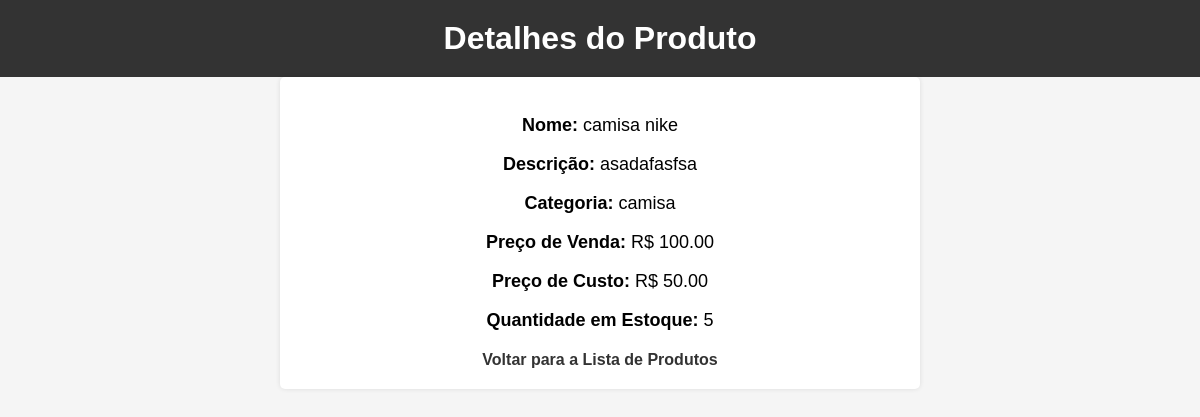
The page /estoque/produto/2/ on the database its author committed.
### estoque/models.py (models this page shows, shortened)
class Produto(models.Model):
    nome = models.CharField(max_length=255)
    descricao = models.TextField()
    categoria = models.ForeignKey(Categoria, on_delete=models.CASCADE)
    preco_venda = models.DecimalField(max_digits=10, decimal_places=2)
    preco_custo = models.DecimalField(max_digits=10, decimal_places=2)
    quantidade_estoque = models.IntegerField()

class Categoria(models.Model):
    nome = models.CharField(max_length=255)
    def __str__(self):
        return self.nome

### estoque/views.py (the view)
# urls.py: path('produto/<int:produto_id>/', views.detalhes_produto, name='detalhes_produto'),
def detalhes_produto(request, produto_id):
    produto = get_object_or_404(Produto, pk=produto_id)
    transacoes = TransacaoEstoque.objects.filter(produto=produto)
    return render(request, 'estoque/detalhes_produto.html', {'produto': produto, 'transacoes': transacoes})

### estoque/templates/estoque/detalhes_produto.html (shortened to what this page needs)
<!DOCTYPE html>
<html lang="en">
<head>
</head>
<body>
    <h1>Detalhes do Produto</h1>
    <div class="details-container">
        <p><strong>Nome:</strong> {{ produto.nome }}</p>
        <p><strong>Descrição:</strong> {{ produto.descricao }}</p>
        <p><strong>Categoria:</strong> {{ produto.categoria }}</p>
        <p><strong>Preço de Venda:</strong> R$ {{ produto.preco_venda }}</p>
        <p><strong>Preço de Custo:</strong> R$ {{ produto.preco_custo }}</p>
        <p><strong>Quantidade em Estoque:</strong> {{ produto.quantidade_estoque }}</p>
        <a class="back-link" href="{% url 'lista_produtos' %}">Voltar para a Lista de Produtos</a>
    </div>
</body>
</html>

### estoque/templates/estoque/detalhes_produto.html (style rules this page uses)
body { font-family: 'Arial', sans-serif; margin: 0; padding: 0; background-color: #f5f5f5; text-align: center; }
h1 { background-color: #333; color: white; padding: 20px; margin: 0; }
p { font-size: 18px; margin-bottom: 10px; }
strong { font-weight: bold; }
a { color: #333; text-decoration: none; font-weight: bold; }
.details-container { background-color: #fff; padding: 20px; margin: 20px; border-radius: 5px; box-shadow: 0 0 5px rgba(0, 0, 0, 0.1); max-width: 600px; margin: auto; }
.back-link { display: block; margin-top: 20px; }

### rows shown on the page
Produto: nome "camisa nike", descricao "asadafasfsa", categoria "camisa", preco_venda "100.00", preco_custo "50.00", quantidade_estoque "5"
